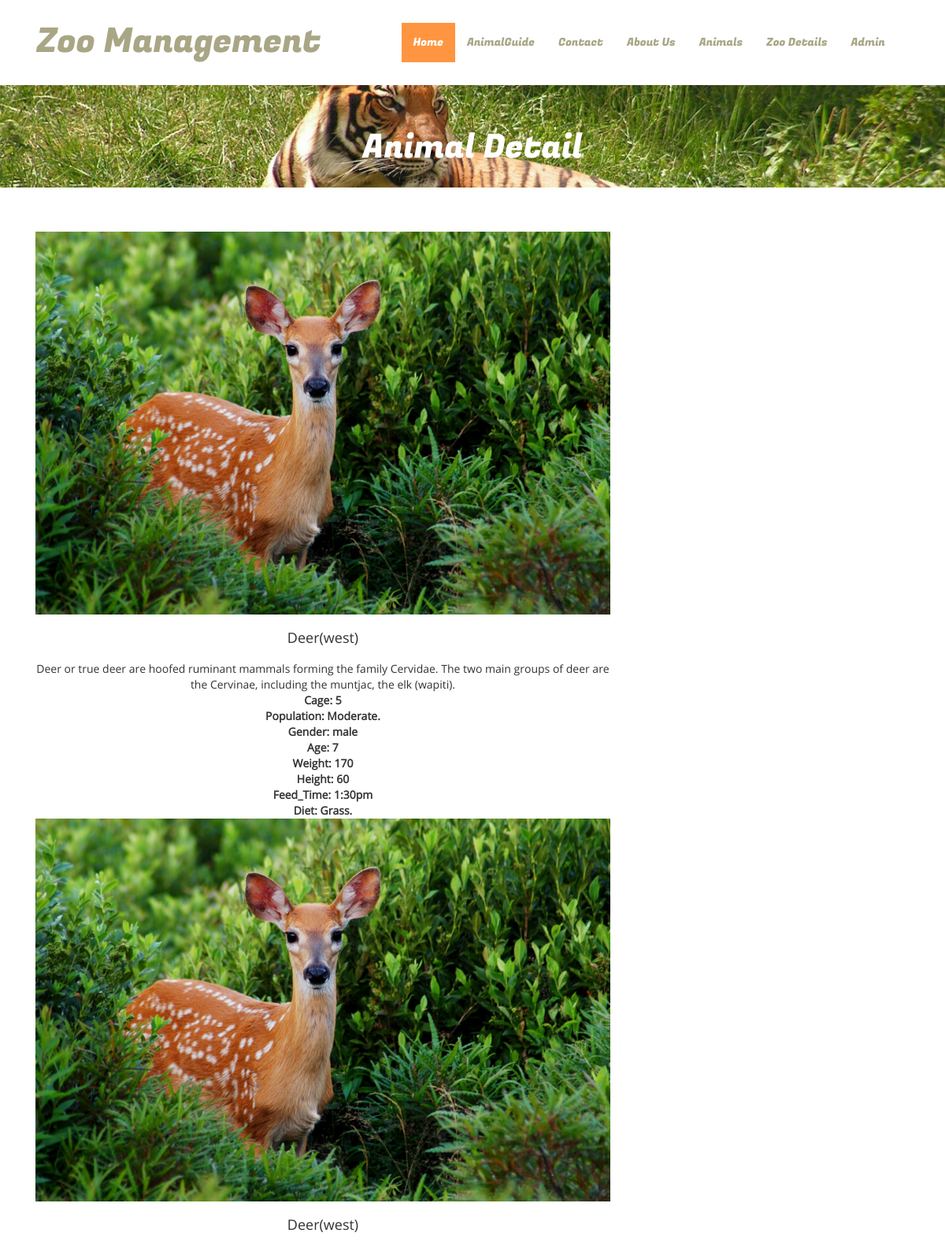
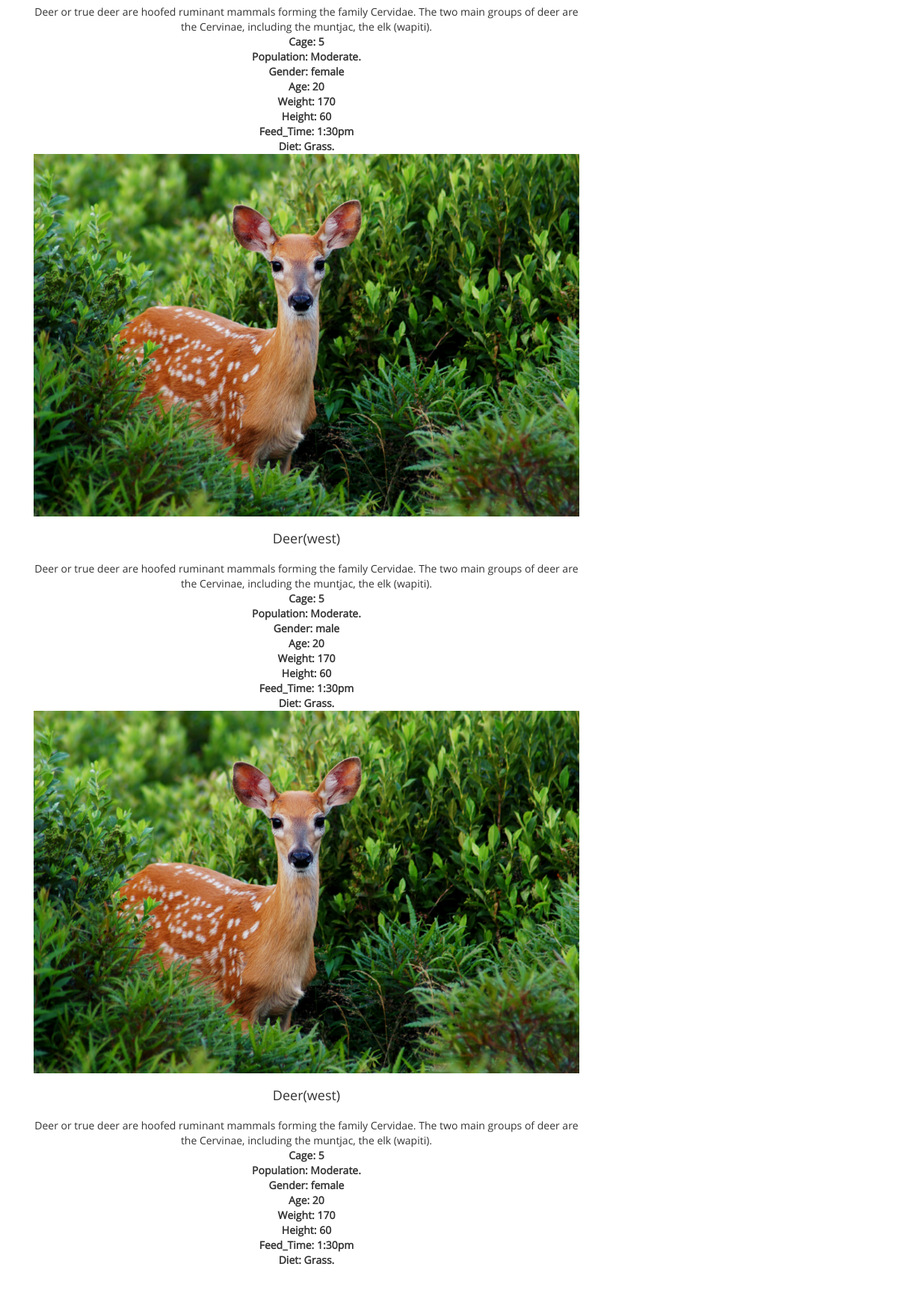
The app's page /animal-detail.php?anid=3 (upper part) with its own data (2 pictures, top to bottom).
### tables this page shows
CREATE TABLE IF NOT EXISTS ANIMAL_KIND (
	AKid int(10) NOT NULL,
	AName VARCHAR(30) NOT NULL,
	Physical_Characteristics TEXT NOT NULL,
	Zoo_Region VARCHAR(50) NOT NULL,
	Diet VARCHAR(30) NOT NULL,
	Population_Status VARCHAR(30) NOT NULL,
	AnimalImage VARCHAR(100) NOT NULL,
	PRIMARY KEY(AKid)
);

CREATE TABLE IF NOT EXISTS ANIMAL (
	Aid int(10) NOT NULL,
	Gender VARCHAR(10) DEFAULT NULL,
	Cage_Number INT NOT NULL,
	Feed_Time VARCHAR(30) NOT NULL,
	AKid int(10) NOT NULL,
	PRIMARY KEY(Aid),
	CONSTRAINT fk_ani_akid FOREIGN KEY(AKid) REFERENCES ANIMAL_KIND(AKid) ON DELETE CASCADE ON UPDATE CASCADE
);

CREATE TABLE ANIMAL_DETAIL
(
	ADid int(10) NOT NULL,
	Height VARCHAR(10) DEFAULT NULL,
	Weight VARCHAR(10) DEFAULT NULL,
	Age INT DEFAULT NULL,
	Aid int(10) NOT NULL,
	PRIMARY KEY(ADid),
	CONSTRAINT fk_ad_aid
	FOREIGN KEY (Aid)
	REFERENCES ANIMAL(Aid)
	ON DELETE CASCADE
	ON UPDATE CASCADE
);

### animal-detail.php (the view, shortened to what this page needs)
<?php
include('includes/dbconnection.php');
?>
<!DOCTYPE HTML>
<html>
<head>
<link href="css/bootstrap.css" rel="stylesheet" type="text/css" media="all">
<link href="css/style.css" rel="stylesheet" type="text/css" media="all" />
<link rel="stylesheet" type="text/css" href="css/jquery.lightbox.css">
</head>
<body>
<?php include_once('includes/header.php');?>
		<div class="banner-header">
			<div class="container">
				<h2>Animal Detail</h2>
			</div>
			</div>
	<div class="content">
			<div class="gallery-section">
					<div class="container">
					<div class="welcome-grid">
				<div class="col-md-8">
					<div>
						<?php
						$anid=$_GET['anid'];
 $query=mysqli_query($con,"select * from ANIMAL_KIND ak,animal a,animal_detail ad where a.Akid=ak.Akid and a.aid=ad.aid and ak.AKid= '$anid'");
 while ($row=mysqli_fetch_array($query)) {
 ?>
						<img src="admin/images/<?php echo $row['AnimalImage'];?>" alt=" " class="img-responsive" width="300" height="300"/>
<h4 style="padding-top: 20px"><?php echo $row['AName'];?>(<?php echo $row['Zoo_Region'];?>)</h4>
<p style="padding-top: 20px"><?php echo $row['Physical_Characteristics'];?>.</p>
<strong style="padding-top: 20px">Cage: <?php echo $row['Cage_Number'];?></strong><br>
<strong style="padding-top: 20px">Population: <?php echo $row['Population_Status'];?>.</strong><br>
<strong style="padding-top: 20px">Gender: <?php echo $row['Gender'];?></strong><br>
<strong style="padding-top: 20px">Age: <?php echo $row['Age'];?></strong><br>
<strong style="padding-top: 20px">Weight: <?php echo $row['Weight'];?></strong><br>
<strong style="padding-top: 20px">Height: <?php echo $row['Height'];?></strong><br>
<strong style="padding-top: 20px">Feed_Time: <?php echo $row['Feed_Time'];?></strong><br>
<strong style="padding-top: 20px">Diet: <?php echo $row['Diet'];?>.</strong>
					<?php }?>
					</div>
				</div>
			</div>
		</div>
	</div>
			</div>
</body>
</html>

### css/style.css (style rules this page uses)
h1,h2,h3,h4,h5,h6 { padding:0 0; margin:0 0; }
p { padding:0 0; margin:0 0; }
body { padding:0 0; margin:0 0; font-family: 'OpenSans-Regular' }
.welcome-grid img { width: 100%; }
.banner-header { background: url("../images/banner1.jpg")no-repeat 0px 0px; background-size: cover; min-height: 140px; text-align:center; padding: 4em 0 0; }
.banner-header h2 { font-size: 3em; text-transform: capitalize; font-family: 'FugazOne-Regular'; color: #fff; }
.gallery-section { padding:4em 0; text-align: center; }
@media (max-width:1440px) { .banner-header { min-height: 130px; } }

### records on screen
animal_kind: AnimalImage (picture), AName "Deer", Zoo_Region "west", Physical_Characteristics "Deer or true deer are hoofed ruminant mammals forming the family Cervidae. The two main groups of deer are the Cervinae, including the muntjac, the elk (wapiti)", animal.Cage_Number "5", Population_Status "Moderate", animal.Gender "male", animal_detail.Age "7", animal_detail.Weight "170", animal_detail.Height "60", animal.Feed_Time "1:30pm", Diet "Grass", animal.Gender "female", animal_detail.Age "20"
